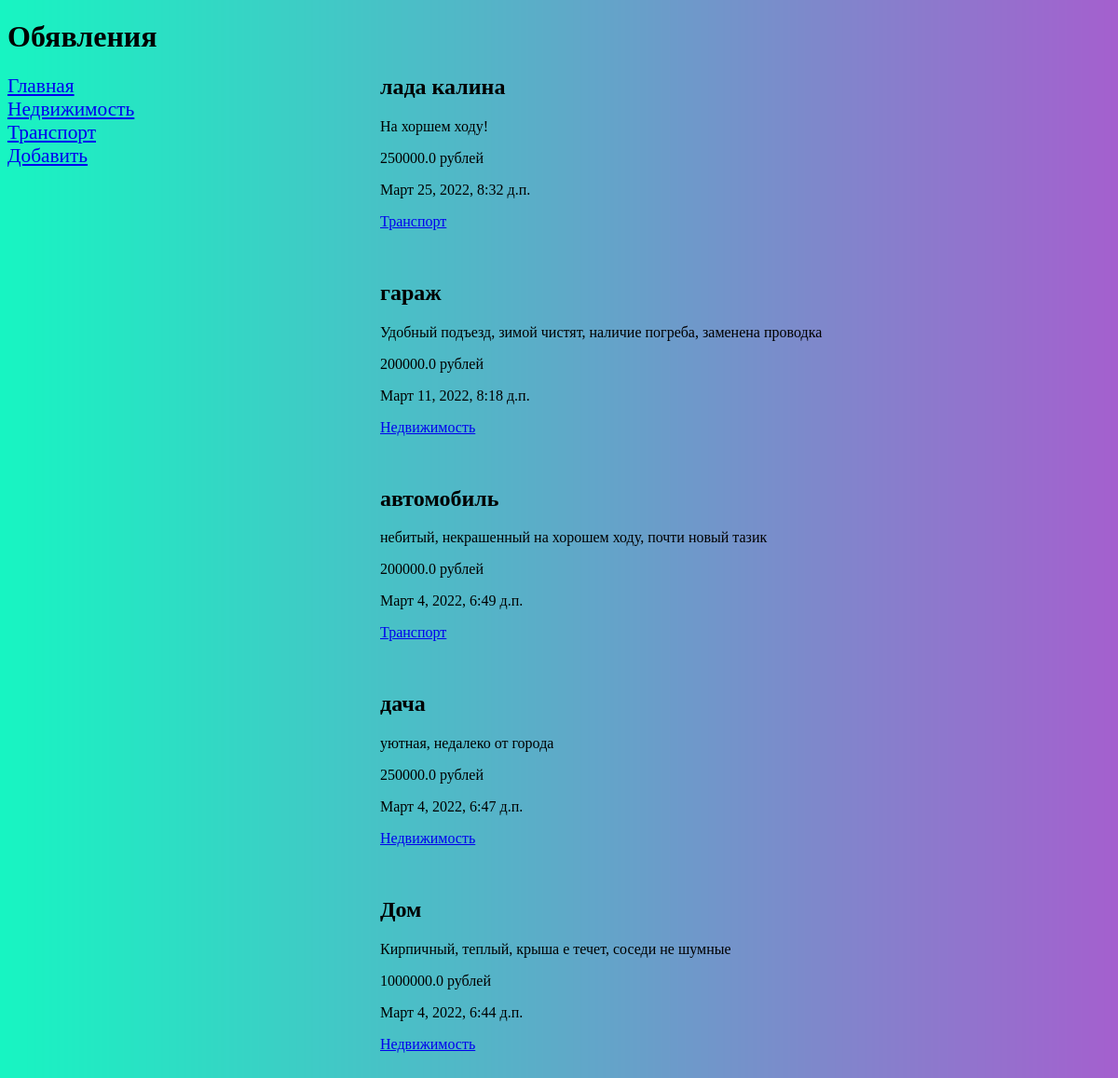
/advert/, run on the app's committed database.
### advert/models.py (models this page shows, shortened)
class Rubric(models.Model):
    name = models.CharField(max_length=25, db_index=True, verbose_name='Название')
    class Meta:
        verbose_name_plural = 'Рубрики'
        verbose_name = 'Рубрика'
        ordering = ['name']
    objects = models.Manager

class Ads(models.Model):
    title = models.CharField(max_length=50, verbose_name='Название')
    content = models.TextField(null=True, blank=True, verbose_name='Описание')
    price = models.FloatField(null=True, blank=True, verbose_name='Цена')
    published = models.DateTimeField(auto_now_add=True, db_index=True, verbose_name='Дата публикации')
    rubric = models.ForeignKey('Rubric', on_delete=models.PROTECT, null=True, verbose_name='Рубрика')
    class Meta:
        verbose_name_plural = 'Объявления'
        verbose_name = 'Объявление'
        ordering = ['-published']
    objects = models.Manager

### advert/views.py (the view)
# urls.py: path('', views.index, name='index'),
def index(request):
    ads = Ads.objects.all()
    rubrics = Rubric.objects.all()
    visit = request.session.get('visit', 0)
    request.session['visit'] = visit + 1
    context = {'ads': ads, 'rubrics': rubrics}
    return render(request, 'advert/index.html', context)

### advert/templates/advert/index.html
{% extends 'layout/base.html' %}
        {% block content %}
                {% for ad in ads %}
                <h2>{{ad.title}}</h2>
                <p>{{ad.content}}</p>
                <div>
                {% if ad.price == 1 %}
                <p>{{ad.price}} рубль</p>
                {% elif ad.price < 5 %}
                <p>{{ad.price}} рубля</p>
                {% else %}
                <p>{{ad.price}} рублей</p>
                {% endif %}
                </div>
                <p>{{ad.published}}</p>
                <p><a href="{% url 'by_rubric' ad.rubric.pk %}">{{ad.rubric.name}}</a></p><br>
                {% endfor %}
        {% endblock %}

### advert/templates/layout/base.html (shortened to what this page needs)
<!DOCTYPE html>
<html lang="en" xmlns="http://www.w3.org/1999/html">
<head>
    {% load static %}
    <link rel="stylesheet" type="text/css" href="{% static 'advert/style.css' %}">
</head>
<body>
            {% block head %}<h1>Обявления</h1>{% endblock %}
                <nav>
                        <a href="{% url 'index'%}">Главная</a>
                        {% for rubric in rubrics %}
                        <a href="{% url 'by_rubric' rubric.pk %}">{{rubric.name}}</a>
                        {% endfor %}
                        <a href="{% url 'add' %}">Добавить</a>
                </nav>
                <section>
                {% block content %}
                {% endblock %}
                </section>
</body>
</html>

### advert/static/advert/style.css (style rules this page uses)
body { background: url("images/gradients_app.png"); }
nav { font-size: 16pt; width: 15Opx; float: left; }
nav a { display: block; margin: 1Opx Opx; }
section { margin-left: 400px; }

### data on the page
Rubric: name "Недвижимость"
Rubric: name "Транспорт"
Ads: title "лада калина", content "На хоршем ходу!", price "250000.0", published "Март 25, 2022, 8:32 д.п.", rubric.name "Транспорт"
Ads: title "гараж", content "Удобный подъезд, зимой чистят, наличие погреба, заменена проводка", price "200000.0", published "Март 11, 2022, 8:18 д.п.", rubric.name "Недвижимость"
Ads: title "автомобиль", content "небитый, некрашенный на хорошем ходу, почти новый тазик", price "200000.0", published "Март 4, 2022, 6:49 д.п.", rubric.name "Транспорт"
Ads: title "дача", content "уютная, недалеко от города", price "250000.0", published "Март 4, 2022, 6:47 д.п.", rubric.name "Недвижимость"
Ads: title "Дом", content "Кирпичный, теплый, крыша е течет, соседи не шумные", price "1000000.0", published "Март 4, 2022, 6:44 д.п.", rubric.name "Недвижимость"
